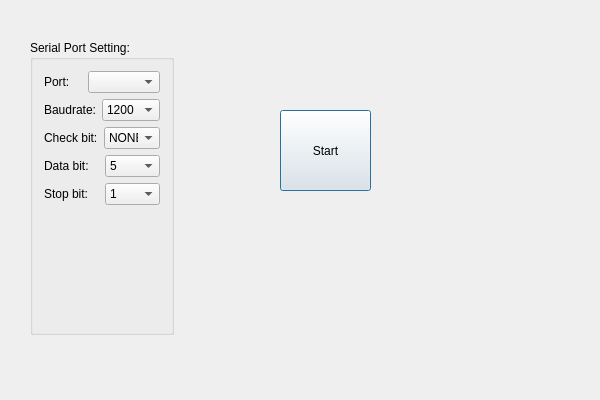
<?xml version="1.0" encoding="UTF-8"?>
<ui version="4.0">
 <class>mainframeClass</class>
 <widget class="QDialog" name="mainframeClass">
  <property name="geometry">
   <rect>
    <x>0</x>
    <y>0</y>
    <width>600</width>
    <height>400</height>
   </rect>
  </property>
  <property name="windowTitle">
   <string>mainframe</string>
  </property>
  <widget class="QGroupBox" name="groupBoxSerialSetting">
   <property name="geometry">
    <rect>
     <x>30</x>
     <y>40</y>
     <width>144</width>
     <height>295</height>
    </rect>
   </property>
   <property name="title">
    <string>Serial Port Setting:</string>
   </property>
   <layout class="QGridLayout" name="gridLayout_2">
    <item row="1" column="0">
     <layout class="QHBoxLayout" name="horizontalLayout_10">
      <item>
       <widget class="QLabel" name="label_11">
        <property name="text">
         <string>Baudrate:</string>
        </property>
       </widget>
      </item>
      <item>
       <widget class="QComboBox" name="comboBoxBaud">
        <item>
         <property name="text">
          <string>1200</string>
         </property>
        </item>
        <item>
         <property name="text">
          <string>2400</string>
         </property>
        </item>
        <item>
         <property name="text">
          <string>4800</string>
         </property>
        </item>
        <item>
         <property name="text">
          <string>9600</string>
         </property>
        </item>
        <item>
         <property name="text">
          <string>19200</string>
         </property>
        </item>
        <item>
         <property name="text">
          <string>38400</string>
         </property>
        </item>
        <item>
         <property name="text">
          <string>57600</string>
         </property>
        </item>
        <item>
         <property name="text">
          <string>115200</string>
         </property>
        </item>
       </widget>
      </item>
     </layout>
    </item>
    <item row="0" column="0">
     <layout class="QHBoxLayout" name="horizontalLayout_9">
      <item>
       <widget class="QLabel" name="label_10">
        <property name="text">
         <string>Port:</string>
        </property>
       </widget>
      </item>
      <item>
       <widget class="QComboBox" name="comboBoxSerialPort"/>
      </item>
     </layout>
    </item>
    <item row="4" column="0">
     <layout class="QHBoxLayout" name="horizontalLayout_11">
      <item>
       <widget class="QLabel" name="label_12">
        <property name="text">
         <string>Stop bit:</string>
        </property>
       </widget>
      </item>
      <item>
       <widget class="QComboBox" name="comboBoxStopBit">
        <item>
         <property name="text">
          <string>1</string>
         </property>
        </item>
        <item>
         <property name="text">
          <string>1.5</string>
         </property>
        </item>
        <item>
         <property name="text">
          <string>2</string>
         </property>
        </item>
       </widget>
      </item>
     </layout>
    </item>
    <item row="3" column="0">
     <layout class="QHBoxLayout" name="horizontalLayout_7">
      <item>
       <widget class="QLabel" name="label_8">
        <property name="text">
         <string>Data bit:</string>
        </property>
       </widget>
      </item>
      <item>
       <widget class="QComboBox" name="comboBoxDataBit">
        <item>
         <property name="text">
          <string>5</string>
         </property>
        </item>
        <item>
         <property name="text">
          <string>6</string>
         </property>
        </item>
        <item>
         <property name="text">
          <string>7</string>
         </property>
        </item>
        <item>
         <property name="text">
          <string>8</string>
         </property>
        </item>
       </widget>
      </item>
     </layout>
    </item>
    <item row="2" column="0">
     <layout class="QHBoxLayout" name="horizontalLayout_8">
      <item>
       <widget class="QLabel" name="label_9">
        <property name="text">
         <string>Check bit:</string>
        </property>
       </widget>
      </item>
      <item>
       <widget class="QComboBox" name="comboBoxCheckBit">
        <item>
         <property name="text">
          <string>NONE</string>
         </property>
        </item>
        <item>
         <property name="text">
          <string>ODD</string>
         </property>
        </item>
        <item>
         <property name="text">
          <string>EVEN</string>
         </property>
        </item>
        <item>
         <property name="text">
          <string>MARK</string>
         </property>
        </item>
        <item>
         <property name="text">
          <string>SPACE</string>
         </property>
        </item>
       </widget>
      </item>
     </layout>
    </item>
    <item row="5" column="0">
     <spacer name="verticalSpacer">
      <property name="orientation">
       <enum>Qt::Vertical</enum>
      </property>
      <property name="sizeHint" stdset="0">
       <size>
        <width>20</width>
        <height>40</height>
       </size>
      </property>
     </spacer>
    </item>
   </layout>
  </widget>
  <widget class="QPushButton" name="pushButtonStart">
   <property name="geometry">
    <rect>
     <x>280</x>
     <y>110</y>
     <width>91</width>
     <height>81</height>
    </rect>
   </property>
   <property name="text">
    <string>Start</string>
   </property>
  </widget>
 </widget>
 <layoutdefault spacing="6" margin="11"/>
 <resources>
  <include location="mainframe.qrc"/>
 </resources>
 <connections>
  <connection>
   <sender>pushButtonStart</sender>
   <signal>clicked()</signal>
   <receiver>mainframeClass</receiver>
   <slot>Start()</slot>
   <hints>
    <hint type="sourcelabel">
     <x>333</x>
     <y>160</y>
    </hint>
    <hint type="destinationlabel">
     <x>400</x>
     <y>272</y>
    </hint>
   </hints>
  </connection>
 </connections>
 <slots>
  <slot>Start()</slot>
 </slots>
</ui>
